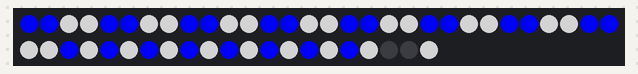
The sketch below on a simulated Arduino Uno, built with avr-gcc and run on an emulated ATmega328P. Shown: 51 RGB LEDs in strip order, left to right, continuing on the next row. Random numbers use the default seed unless the sketch sets one.

Above: at 0.1 s.
At 2.6 s:
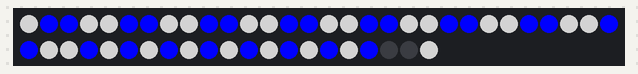
At 7.1 s:
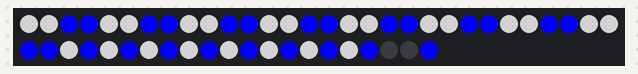
At 15.7 s:
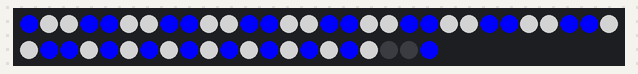
At 23.2 s:
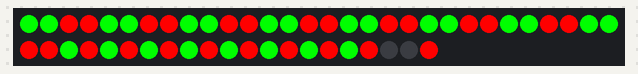
At 31.8 s:
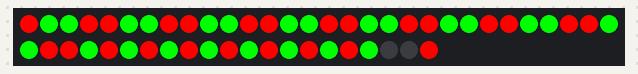

The sketch:

TreeLights.ino
```cpp
#include <Adafruit_NeoPixel.h>

#define STRIPLENGTH 50
#define LEDPIN 0
#define FULLROWS 4
#define HALFROWS 4
#define COLUMNS 8
#define ROWS 8
#define MAX_INTENSITY 200
#define G_INCREMENT 32
#define B_INCREMENT 32
#define R_INCREMENT 16
#define WAIT 200


//#define ROWS FULLROWS+HALFROWS
byte ledMatrix [ROWS][COLUMNS];
Adafruit_NeoPixel strip = Adafruit_NeoPixel(STRIPLENGTH+1, LEDPIN, NEO_GRB + NEO_KHZ800);

void setup() {
  Serial.begin(9600);
  if ((FULLROWS+(HALFROWS/2))*COLUMNS>STRIPLENGTH) {
    Serial.print("The number of neopixels in ledMatrix (");
    Serial.print((FULLROWS+(HALFROWS/2))*COLUMNS);
    Serial.println(") exceeds the number of neopixels in striplength (STRIPLENGTH).");
  }
  strip.begin();
  strip.show();
  delay(1);

  byte k=0;
  //strip.setPixelColor(4, strip.Color(0, 0, 255));
  //strip.show();
  //delay(1000);
  for(byte i=0; i<FULLROWS; i++) {
    for(byte j=0; j<COLUMNS; j++) {
      ledMatrix[i][j]=k;
      k++;
    }
  }

  for(byte i=FULLROWS; i<ROWS; i++) {
    for(byte j=0; j<COLUMNS; j+=2) {
      ledMatrix[i][j]=k;
      ledMatrix[i][j+1]=STRIPLENGTH;
      k++;
    }
  }
}

void loop() {
  for (int count=0; count<8; count++) {
    twoColorHSpin(strip.Color(0, 0, 255), strip.Color(127, 127, 127), 500); // Blue, White
  }
  for (int count=0; count<8; count++) {
    twoColorHSpin(strip.Color(255, 0, 0), strip.Color(0, 255, 0), 500); // Red, Green
  }
  for (int count=0; count<8; count++) {
    twoColorVSpin(strip.Color(0, 0, 255), strip.Color(127, 127, 127), 500); // Blue, White
  }
  for (int count=0; count<8; count++) {
    twoColorVSpin(strip.Color(255, 0, 0), strip.Color(0, 255, 0), 500); // Blue, White
  }
  for (int count=0; count<500; count++) {
    randompixel(25);
  }
  for (int b=0; b<MAX_INTENSITY; b+=B_INCREMENT) {
    for (int g=0; g<MAX_INTENSITY; g+=G_INCREMENT) {
      for (int r=0; r<MAX_INTENSITY; r+=R_INCREMENT) {
        vsweep(strip.Color(r, g, b), WAIT);
      }
    }
  }
  for (int b=0; b<MAX_INTENSITY; b+=B_INCREMENT) {
    for (int g=0; g<MAX_INTENSITY; g+=G_INCREMENT) {
      for (int r=0; r<MAX_INTENSITY; r+=R_INCREMENT) {
          hsweep(strip.Color(r, g, b), WAIT);
      }
    }
  }
}

void twoColorHSpin(uint32_t color1, uint32_t color2, int wait) {
  fourColorHSpin(color1, color1, color2, color2, wait);
}

void fourColorHSpin(uint32_t a, uint32_t b, uint32_t c, uint32_t d, int wait) {
  uint32_t color[4][4]={{a,b,c,d},{d,a,b,c},{c,d,a,b},{b,c,d,a}};
  // loop thru positions
  for (byte k=0; k<4; k++) {
    // loop thru rows
    for (byte i=0; i<ROWS; i++) {
      // loop thru columns
      for (byte j=0; j<COLUMNS; j+=4) {
        // set column color
        for (byte l=0; l<4; l++) {
          strip.setPixelColor(ledMatrix [i][j+l], color[k][l]);
        }
      }
    }
    strip.show();
    delay(wait);
  }
}

void twoColorVSpin(uint32_t color1, uint32_t color2, int wait) {
  fourColorVSpin(color1, color1, color2, color2, wait);
}

void fourColorVSpin(uint32_t a, uint32_t b, uint32_t c, uint32_t d, int wait) {
  uint32_t color[4][4]={{a,b,c,d},{d,a,b,c},{c,d,a,b},{b,c,d,a}};
  // loop thru positions
  for (byte k=0; k<4; k++) {
    // loop thru rows
    for (byte i=0; i<ROWS; i+=4) {
      // loop thru columns
      for (byte j=0; j<COLUMNS; j++) {
        // set column color
        for (byte l=0; l<4; l++) {
          strip.setPixelColor(ledMatrix [i+l][j], color[k][l]);
        }
      }
    }
    strip.show();
    delay(wait);
  }
}

void randompixel(int wait) {
  int r;
  int g;
  int b;
  int pixel;
  r=random(MAX_INTENSITY);
  g=random(MAX_INTENSITY);
  b=random(MAX_INTENSITY);
  pixel=random(STRIPLENGTH);
  strip.setPixelColor(pixel, strip.Color(r, g, b));
  strip.show();
  delay(wait);
}

void vsweep(uint32_t a, int wait) {
  for (byte j=0; j<COLUMNS; j++) {
    for (byte i=0; i<ROWS; i++) {
      strip.setPixelColor(ledMatrix [i][j], a);
    }
    strip.show();
    delay(wait);
  }
}
void hsweep(uint32_t a, int wait) {
  for (byte i=0; i<ROWS; i++) {
    for (byte j=0; j<COLUMNS; j++) {
      strip.setPixelColor(ledMatrix [i][j], a);
    }
    strip.show();
    delay(wait);
  }
}
```

Measured:
- what the display in image 0 shows lasts 0.5 s, from 0.0 s to 0.5 s
